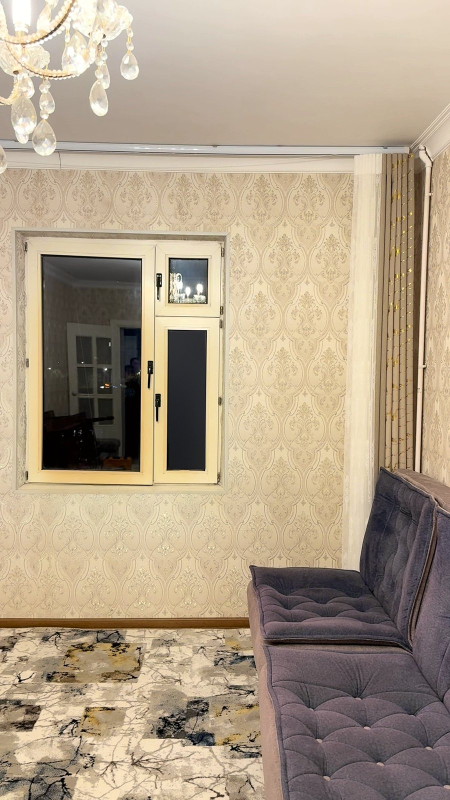
#> input picture img/ba1_before.jpg, 900 x 1600 px (shown at 1/2 size)
$ python gold.py ../../img/ba1_before.jpg out.png 1.0
#> lines starting #> are read from the running program, lines starting #| are printed output that depends on the picture; after the words box and inside, x2 and y2 are one past the last pixel; in counts of white or black regions, pixels touching at a corner belong together
#> in render, im is the input picture: shape (1600, 900, 3); mean B, G, R 135.8, 158.3, 174.8
"""«Marmar?» opening: a still close-up of the gold-veined fabric looks like grey-veined marble; liquid gold flows
along the veins (geodesic distance inside the vein mask from each vein's upper-left end), with a glowing front and a
soft bloom; ends exactly on the real frame, which then comes alive. python3 gold.py [still.png] [out_dir] [secs]"""
import os
import sys

import cv2
import numpy as np
from skimage.graph import MCP_Geometric

FPS = 30


def vein_mask(im):
    hsv = cv2.cvtColor(im, cv2.COLOR_BGR2HSV).astype(np.float32)
    h, s, v = hsv[..., 0], hsv[..., 1], hsv[..., 2]
    lum = cv2.GaussianBlur(v, (0, 0), 25)
    gold = (h > 8) & (h < 38) & (s > 45) & (v > 50)
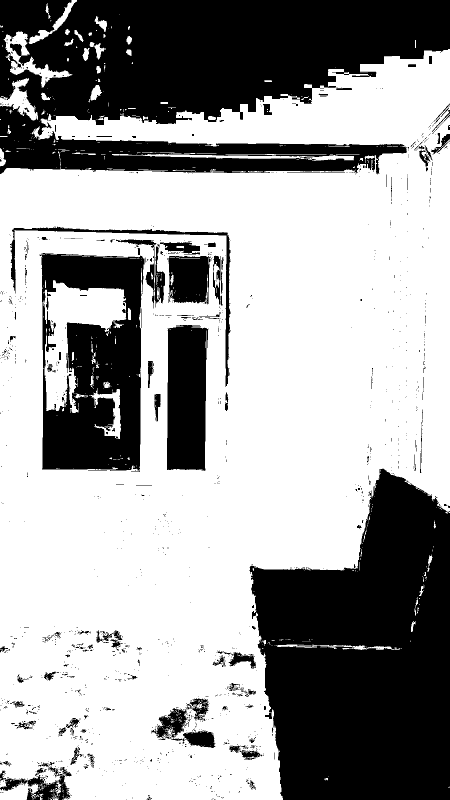
#> gold: shape (1600, 900) bool (shown at 1/2 size); 63.3% white; 1435 black regions (1291 under 20 px), largest, box (x1, y1, x2, y2) and area: (0, 0, 900, 349) 210987, (499, 937, 900, 1600) 195176, (79, 506, 289, 944) 61720
    dark = (v < lum - 38) & (s > 22) & (h > 5) & (h < 40)
#> dark: shape (1600, 900) bool; 5.8% white; 3353 white regions (3129 under 20 px), largest, box (x1, y1, x2, y2) and area: (0, 1235, 500, 1259) 9100, (824, 314, 851, 942) 7927, (81, 508, 284, 854) 5742
    m = (gold | dark).astype(np.uint8)
#> m: shape (1600, 900); values 0 (black) and 1 (white), 64.9% white; 1595 black regions (1433 under 20 px), largest, box (x1, y1, x2, y2) and area: (499, 939, 900, 1600) 193101, (20, 0, 900, 250) 153201, (85, 511, 282, 939) 52141
    m = cv2.morphologyEx(m, cv2.MORPH_CLOSE, np.ones((5, 5), np.uint8))
#> m: shape (1600, 900); values 0 (black) and 1 (white), 67% white; 95 black regions, largest, box (x1, y1, x2, y2) and area: (503, 940, 900, 1600) 189842, (20, 0, 900, 250) 150954, (86, 513, 282, 929) 48828
    m = cv2.morphologyEx(m, cv2.MORPH_OPEN, np.ones((2, 2), np.uint8))
#> m: shape (1600, 900); values 0 (black) and 1 (white), 66.9% white; 77 black regions (1 under 20 px), largest, box (x1, y1, x2, y2) and area: (504, 941, 900, 1600) 189145, (21, 0, 900, 251) 151957, (87, 514, 283, 930) 49375
    n, lab, st, _ = cv2.connectedComponentsWithStats(m, 8)
#> lab: shape (1600, 900) int32; 87 distinct labels, from 0 to 86
#> n = 87; st = 87 rows, first 6: [0, 0, 900, 1600, 475936], [0, 0, 900, 1600, 950137], [92, 9, 11, 30, 112], [195, 9, 4, 13, 42], [190, 34, 25, 31, 355], [0, 52, 7, 4, 27]
    keep = np.zeros_like(m)
    for k in range(1, n):
        if st[k, cv2.CC_STAT_AREA] >= 40:
            keep[lab == k] = 1
#> keep: shape (1600, 900); values 0 (black) and 1 (white), 66.9% white; 77 black regions (1 under 20 px), largest, box (x1, y1, x2, y2) and area: (504, 941, 900, 1600) 189333, (21, 0, 900, 251) 152195, (87, 514, 283, 930) 49499
    return keep


def flow_distance(m):
    """geodesic distance from each component's upper-left end; components start with small random delays"""
    dil = cv2.dilate(m, np.ones((5, 5), np.uint8))
#> dil: shape (1600, 900); values 0 (black) and 1 (white), 69.6% white; 101 black regions (58 under 20 px), largest, box (x1, y1, x2, y2) and area: (506, 943, 900, 1600) 184191, (54, 0, 900, 247) 144624, (89, 516, 281, 928) 42622
    cost = np.where(dil > 0, 1.0, 60.0)
    n, lab = cv2.connectedComponents(dil, connectivity=8)
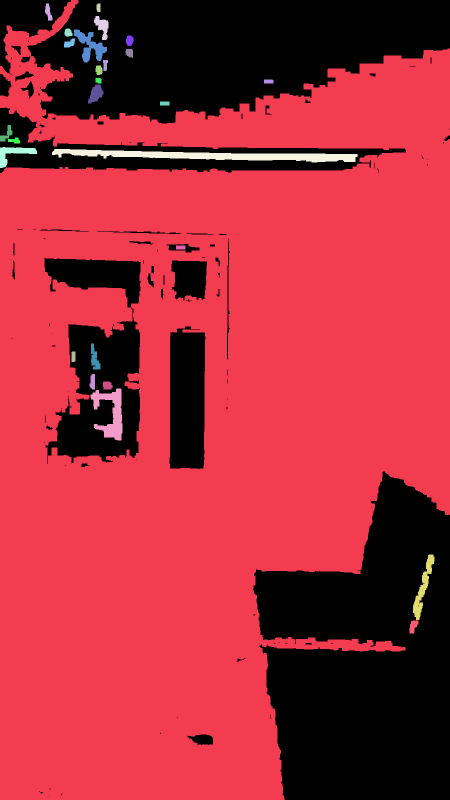
#> lab: shape (1600, 900) int32 (shown at 1/2 size); 28 distinct labels, from 0 to 27; one colour per label, 0 black
#> n = 28
    rng = np.random.default_rng(4)
    dist = np.full(m.shape, np.inf, np.float32)
    starts = []
    for k in range(1, n):
        ys, xs = np.where(lab == k)
        if len(xs) < 40:
            continue
        i = np.argmin(xs * 1.0 + ys * 0.35)
        starts.append((ys[i], xs[i], rng.uniform(0, 160)))
#> this loop made 27 passes
#> i on passes 1 to 12: 1001, 0, 12, 39, 15, 0, 67, 50, 51, 0, 9, 0
#> after the loop, starts = 27 items, first 6: (51, 13, 150.9), (7, 92, 81.81), (9, 193, 156.2), (37, 189, 12.93), (59, 130, 97.18), (59, 148, 60.24)
    mcp = MCP_Geometric(cost)
    for y, x, delay in starts:
        pass
#> this loop made 27 passes
#> (y, x, delay) on passes 1 to 12: (51, 13, 150.9), (7, 92, 81.81), (9, 193, 156.2), (37, 189, 12.93), (59, 130, 97.18), (59, 148, 60.24), (77, 252, 128.3), (83, 129, 27.92), (102, 251, 139.5), (120, 206, 87.03), (132, 192, 144.4), (156, 191, 76.34)
    # one pass with all seeds; delays added via per-component offsets
    cum, _ = mcp.find_costs([(y, x) for y, x, _ in starts])
    comp_delay = {}
    for (y, x, d) in starts:
        comp_delay[lab[y, x]] = d
#> this loop made 27 passes
#> after the loop, comp_delay = 27 items
    off = np.zeros(m.shape, np.float32)
    for k, d in comp_delay.items():
        off[lab == k] = d
#> this loop made 27 passes
#> d on passes 1 to 12: 150.9, 81.81, 156.2, 12.93, 97.18, 60.24, 128.3, 27.92, 139.5, 87.03, 144.4, 76.34
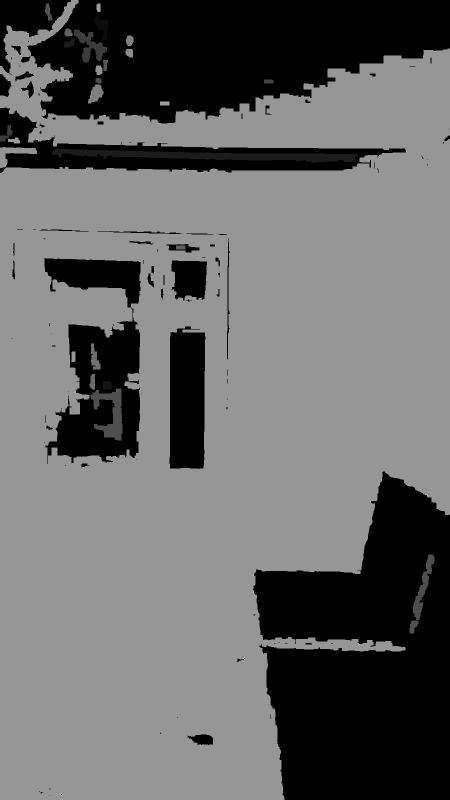
#> off: shape (1600, 900) float32 (shown at 1/2 size); min 0, max 157.5, mean 103.7
    dist = cum.astype(np.float32) + off
    dist[dil == 0] = np.inf
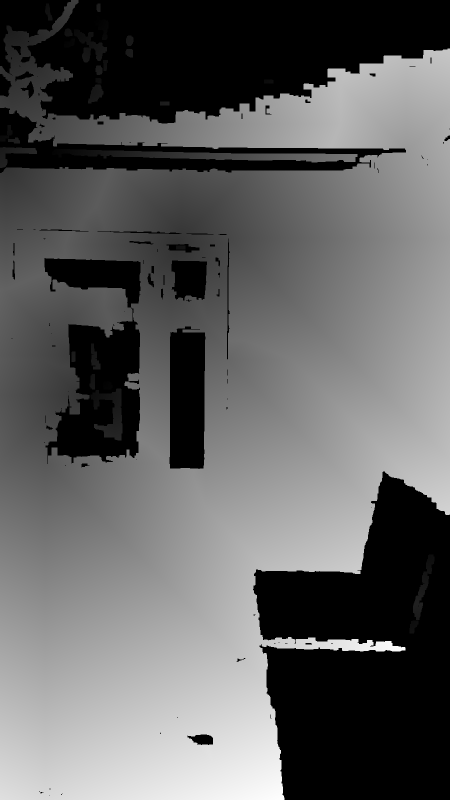
#> dist: shape (1600, 900) float32 (shown at 1/2 size); 30.44% of the values are NaN or infinite; the others: min 12.93, max 1342.5, mean 737.4; drawn with min black, max white, NaN and infinite black
    return dist


def render(still_path, out_dir, secs):
    os.makedirs(out_dir, exist_ok=True)
    im = cv2.imread(still_path)
    m = vein_mask(im)
    dist = flow_distance(m)
    finite = dist[np.isfinite(dist)]
    dmax = np.percentile(finite, 99.5)
#> dmax = 1281.1
    soft = cv2.GaussianBlur(cv2.dilate(m, np.ones((3, 3), np.uint8)).astype(np.float32), (0, 0), 1.2)
    f = im.astype(np.float32)
    grey = cv2.cvtColor(im, cv2.COLOR_BGR2GRAY).astype(np.float32)[..., None]
    marble = np.repeat(grey * 0.78 + 20, 3, axis=2) * np.array([1.0, 1.0, 1.02])      # cool grey veins
    before = f * (1 - soft[..., None]) + marble * soft[..., None]
    hsv = cv2.cvtColor(im, cv2.COLOR_BGR2HSV).astype(np.float32)
    hsv[..., 1] = np.clip(hsv[..., 1] * 1.18, 0, 255)
    hsv[..., 2] = np.clip(hsv[..., 2] * 1.06, 0, 255)
    goldi = cv2.cvtColor(hsv.astype(np.uint8), cv2.COLOR_HSV2BGR).astype(np.float32)
    after = f * (1 - soft[..., None]) + goldi * soft[..., None]
    n = int(round(secs * FPS))
    t_fill = secs - 0.55
    dd = np.where(np.isfinite(dist), dist, 1e9).astype(np.float32)
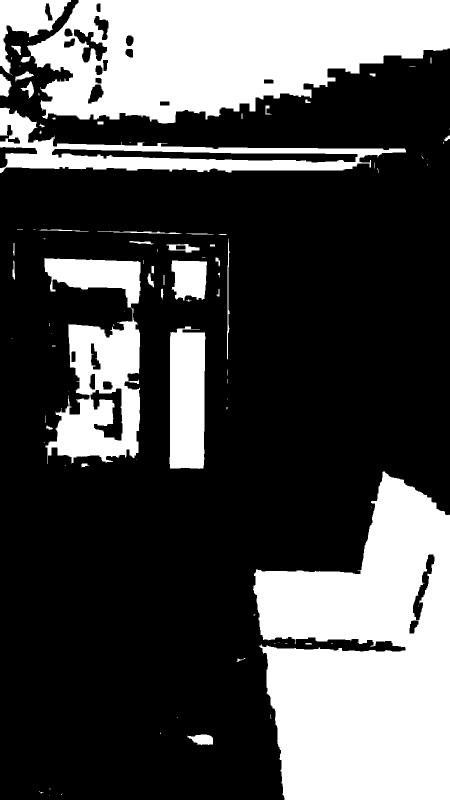
#> dd: shape (1600, 900) float32 (shown at 1/2 size); min 12.93, max 1e+09, mean 304422720; drawn with min black and max white
    for i in range(n):
        t = i / FPS
        u = min(1.0, t / t_fill)
        u = 1 - (1 - u) ** 1.6                                       # pour starts fast, settles
        front = dmax * u * 1.02
        a = np.clip((front - dd) / 22.0, 0, 1) * soft
        out = before * (1 - a[..., None]) + after * a[..., None]
        if u < 1.0:
            band = np.exp(-((dd - front) / 18.0) ** 2) * soft
            glow = cv2.GaussianBlur(band, (0, 0), 9) * 1.6 + band * 0.9
            out += glow[..., None] * np.array([40, 150, 230], np.float32)            # warm gold light (BGR)
        else:
            k = (t - t_fill) / 0.55
            sweep = np.exp(-((np.arange(im.shape[1])[None, :] + np.arange(im.shape[0])[:, None] * 0.5
                              - (-400 + k * 2200)) / 140.0) ** 2) * soft
            out += cv2.GaussianBlur(sweep, (0, 0), 6)[..., None] * np.array([30, 110, 170], np.float32)
        cv2.imwrite(f"{out_dir}/{i:04d}.jpg", np.clip(out, 0, 255).astype(np.uint8), [cv2.IMWRITE_JPEG_QUALITY, 95])
#> this loop made 30 passes
#> front on passes 1 to 12: 0, 151.4, 295.7, 432.6, 562, 683.4, 796.5, 900.9, 996.1, 1081.4, 1156, 1218.7
#> pass 1, in render, `out += glow[..., None] * np.array([40, 150, 230], np.float32)`:
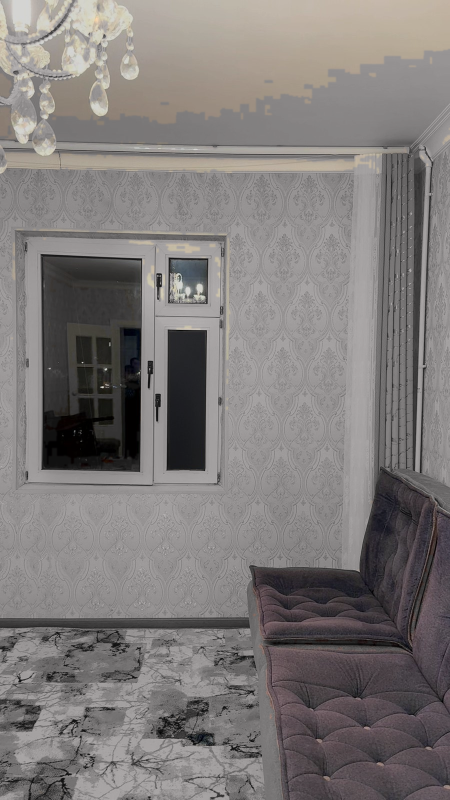
#> out: shape (1600, 900, 3) float64 (shown at 1/2 size); mean B, G, R 145.9, 147.3, 152.4; drawn with min black and max white
#> after the loop:
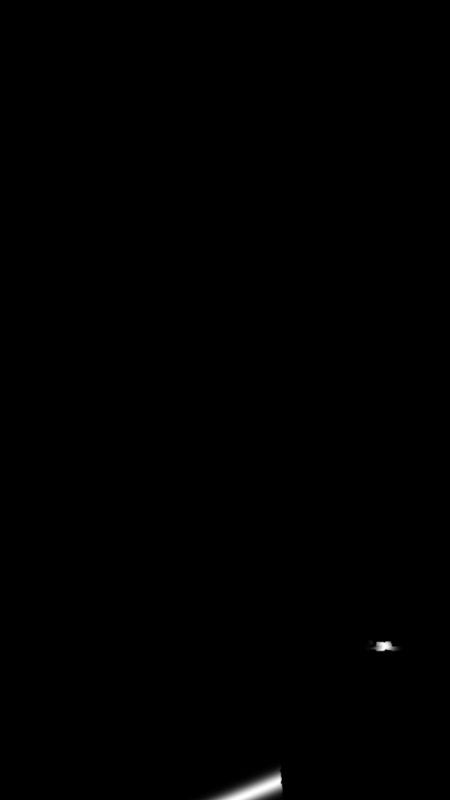
#> band: shape (1600, 900) float32 (shown at 1/2 size); min 0, max 1, mean 0.00239
    cv2.imwrite(f"{out_dir}/mask.png", m * 255)


if __name__ == "__main__":
    still = sys.argv[1] if len(sys.argv) > 1 else "/home/claude/reels/dikey6/probe_gold.png"
    out = sys.argv[2] if len(sys.argv) > 2 else "/home/claude/reels/dikey6/goldfr"
    secs = float(sys.argv[3]) if len(sys.argv) > 3 else 3.3
    render(still, out, secs)

$ run again, on img/c_kombo.jpg
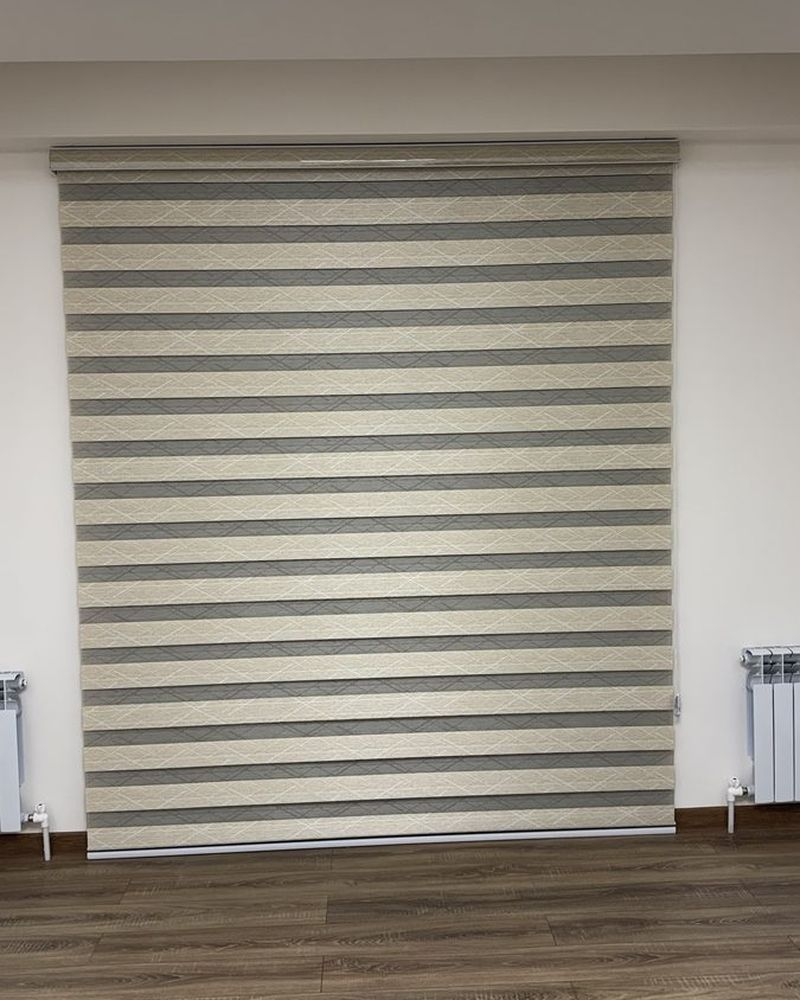
#> input picture img/c_kombo.jpg, 800 x 1000 px
#> in render, im is the input picture: shape (1000, 800, 3); mean B, G, R 129.6, 140.5, 146.7
#> gold: shape (1000, 800) bool; 20.9% white; 1418 white regions (1254 under 20 px), largest, box (x1, y1, x2, y2) and area: (0, 806, 800, 1000) 125198, (48, 141, 688, 164) 8741, (512, 53, 800, 110) 8207
#> dark: shape (1000, 800) bool; 7.1% white; 965 white regions (833 under 20 px), largest, box (x1, y1, x2, y2) and area: (83, 709, 673, 747) 3077, (79, 589, 672, 624) 2974, (86, 750, 674, 788) 2714
#> in vein_mask, `n, lab, st, _ = cv2.connectedComponentsWithStats(m, 8)`: n = 280; st = 280 rows, first 6: [0, 0, 800, 861, 572821], [513, 54, 287, 57, 8405], [337, 59, 160, 16, 1369], [0, 61, 305, 30, 4146], [390, 135, 59, 2, 118], [486, 134, 3, 2, 6]
#> dil: shape (1000, 800); values 0 (black) and 1 (white), 37.7% white; 119 white regions, largest, box (x1, y1, x2, y2) and area: (0, 802, 800, 1000) 130324, (47, 136, 690, 334) 49720, (511, 52, 800, 113) 9739
#> in flow_distance, `n, lab = cv2.connectedComponents(dil, connectivity=8)`:
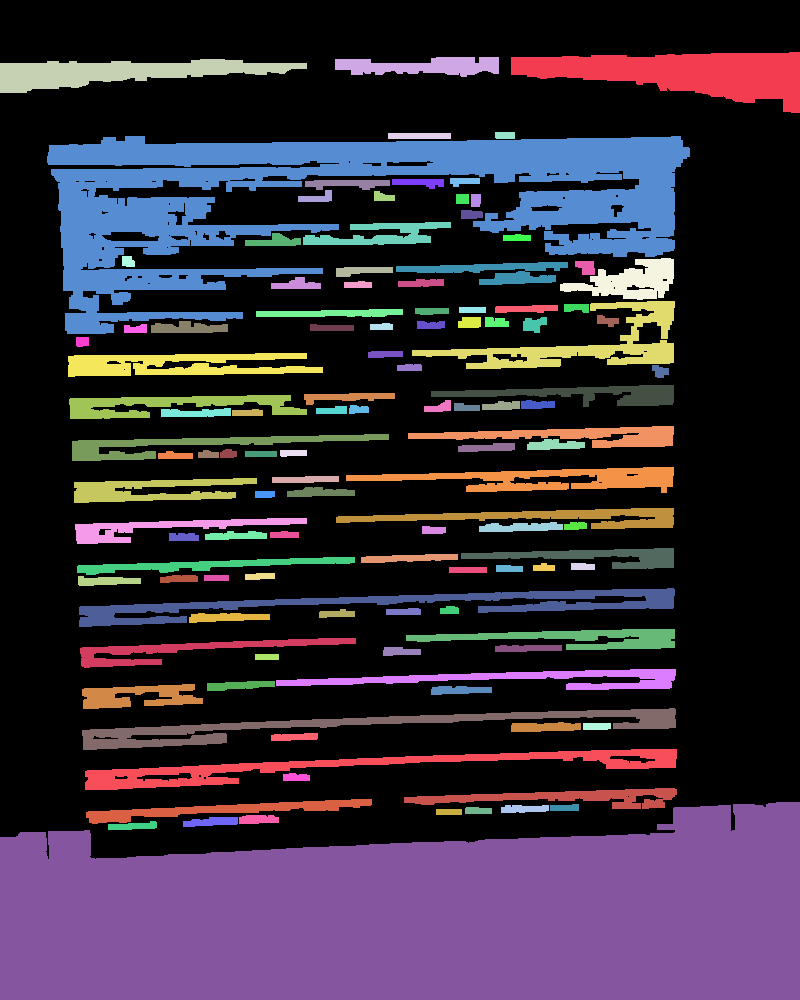
#> lab: shape (1000, 800) int32; 120 distinct labels, from 0 to 119; one colour per label, 0 black
#> in flow_distance, `n, lab = cv2.connectedComponents(dil, connectivity=8)`: n = 120
#> the loop in flow_distance, `for k in range(1, n):` made 119 passes
#> i on passes 1 to 8: 605, 123, 261, 0, 0, 2650, 0, 0
#> after the loop in flow_distance, `for k in range(1, n):`: starts = 119 items, first 6: (57, 511, 150.9), (59, 335, 81.81), (63, 0, 156.2), (133, 388, 12.93), (132, 495, 97.18), (145, 49, 60.24)
#> the loop in flow_distance, `for y, x, delay in starts:` made 119 passes
#> the loop in flow_distance, `for (y, x, d) in starts:` made 119 passes
#> after the loop in flow_distance, `for (y, x, d) in starts:`: comp_delay = 119 items
#> the loop in flow_distance, `for k, d in comp_delay.items():` made 119 passes
#> d on passes 1 to 8: 150.9, 81.81, 156.2, 12.93, 97.18, 60.24, 128.3, 27.92
#> dmax = 897.9
#> the loop in render, `for i in range(n):` made 30 passes
#> front on passes 1 to 8: 0, 106.1, 207.2, 303.2, 393.9, 479, 558.3, 631.4
#> pass 1, in render, `out += glow[..., None] * np.array([40, 150, 230], np.float32)`:
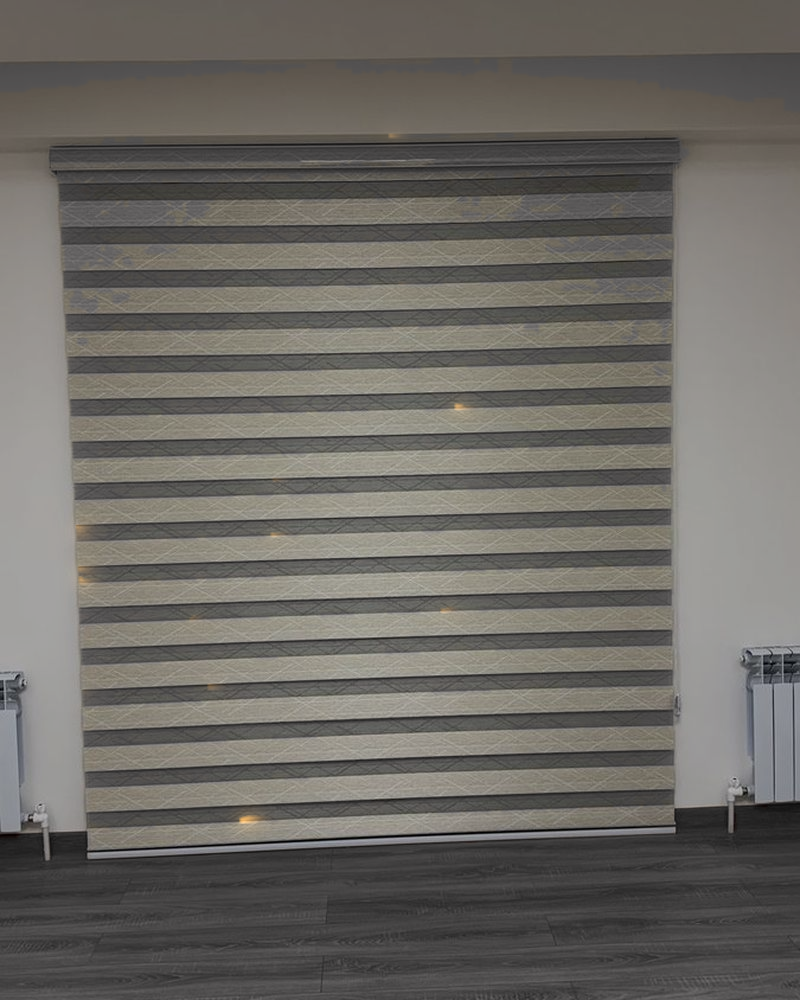
#> out: shape (1000, 800, 3) float64; mean B, G, R 133.8, 140.5, 144.3; drawn with min black and max white
